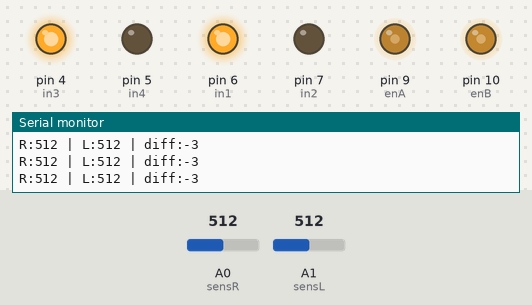
The sketch below on a simulated Arduino Uno, built with avr-gcc and run on an emulated ATmega328P. On the bench: output pins drawn as LEDs (lit = HIGH), the last lines printed to the serial monitor. Inputs (shaded band) come from the test bench; at power-on: A0 (sensR) = 512, A1 (sensL) = 512.

Above: at 1.2 s.
1.3 s: A0 (sensR) set to 536
At 2.1 s:
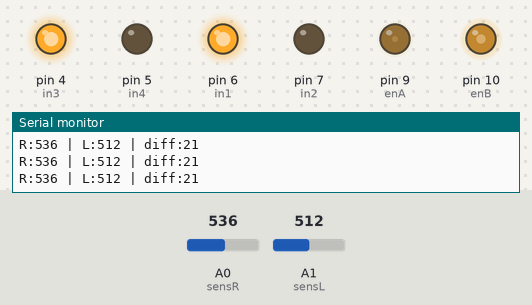
2.8 s: A1 (sensL) set to 534
At 3.5 s:
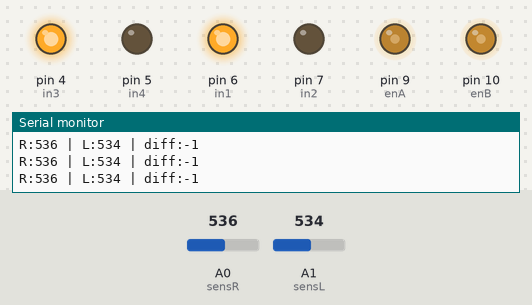
5.8 s: A0 (sensR) set to 0
At 6.7 s:
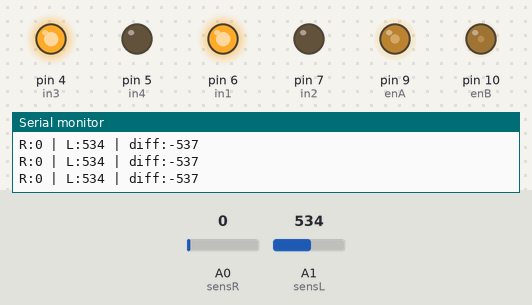
7.3 s: A0 (sensR) set to 716
At 8.2 s:
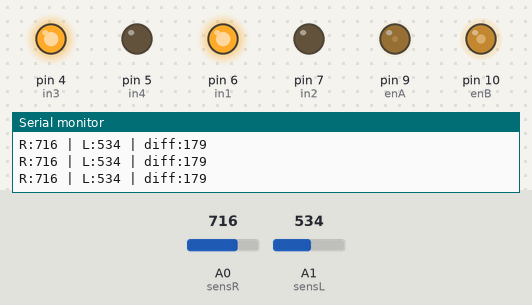
8.8 s: A0 (sensR) set to 511
At 10.0 s:
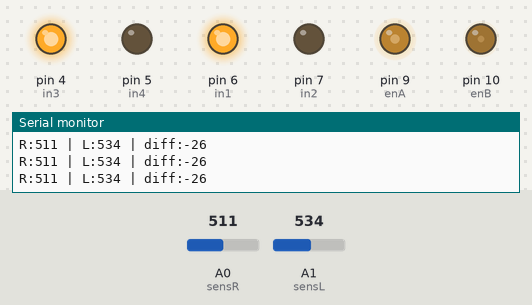
11.8 s: A1 (sensL) set to 511
At 12.3 s:
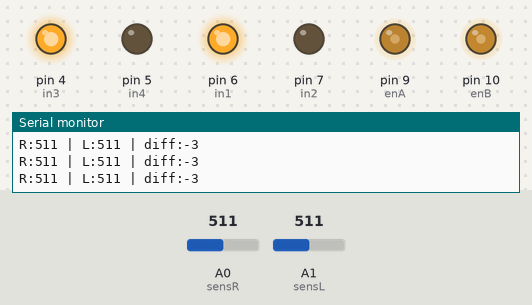
Timing chart, 0 to 14.8 s (numbered marks = the images above; inputs shaded):
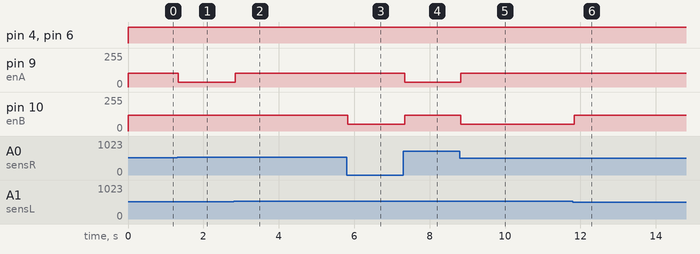

The sketch:

light_seeking.ino
```cpp
/*
 * Arduino 寻光小车
 * Yuanxi HAN
 *
 * 根据课程期末报告 3.1 Light Seeking Program（正文第 20-23 页）整理。
 * 保留原引脚、参数和控制逻辑；补充注释、Arduino.h 与函数声明。
 * 传感器接线须满足：光越强，ADC 读数越小。
 */
#include <Arduino.h>

int enA = 9;
int enB = 10;
int in1 = 6;
int in2 = 7;
int in3 = 4;
int in4 = 5;

int sensR = A0;
int sensL = A1;

const int M = 14;  // 右轮 PWM 加性补偿，用于减小直行偏移。
const int L = -3;  // 传感器补偿；原变量名为 L，实际加在右侧读数上。

int speedBase = 105;
int speedTurn = 35;
int thresh = 13;
int darkThreshold = 900;

void drive(int l, int r);

void setup() {
  pinMode(in1, OUTPUT);
  pinMode(in2, OUTPUT);
  pinMode(in3, OUTPUT);
  pinMode(in4, OUTPUT);
  pinMode(enA, OUTPUT);
  pinMode(enB, OUTPUT);
  Serial.begin(9600);
}

void loop() {
  int valR = analogRead(sensR);
  int valL = analogRead(sensL);

  // 原始读数均严格大于 900 才停车；仅一侧暗不会触发停车。
  if (valR > darkThreshold && valL > darkThreshold) {
    drive(0, 0);
    Serial.print("worring R:");
    Serial.print(valR);
    Serial.print(" | L:");
    Serial.println(valL);
    return;
  }

  int diff = (valR + L) - valL;

  Serial.print("R:");
  Serial.print(valR);
  Serial.print(" | L:");
  Serial.print(valL);
  Serial.print(" | diff:");
  Serial.println(diff);

  int spdL, spdR;

  if (abs(diff) < thresh) {
    // 差值落在死区内，按直行参数输出。
    spdL = speedBase;
    spdR = speedBase + M;
  } else if (diff > 0) {
    // 左侧更亮，降低左轮 PWM，向左侧转弯。
    spdL = speedTurn;
    spdR = speedBase + M;
  } else {
    // 右侧更亮，降低右轮 PWM，向右侧转弯。
    spdL = speedBase;
    spdR = speedTurn + M;
  }

  spdL = constrain(spdL, 0, 255);
  spdR = constrain(spdR, 0, 255);
  drive(spdL, spdR);
}

void drive(int l, int r) {
  analogWrite(enA, l);
  digitalWrite(in1, HIGH);
  digitalWrite(in2, LOW);

  analogWrite(enB, r);
  digitalWrite(in3, HIGH);
  digitalWrite(in4, LOW);
}
```

Measured:
- the behaviour switches between 527 and 528 on A0 (sensR) (found by bisection; images 0 and 1)
- the behaviour switches between 520 and 521 on A1 (sensL) (found by bisection; images 1 and 2)
- after the input at 1.3 s, pin 9 (enA): 105/255 → 35/255 at once
- after the input at 2.8 s, pin 9 (enA): 35/255 → 105/255 at once
- after the input at 5.8 s, pin 10 (enB): 119/255 → 49/255 at once
- after the input at 7.3 s, pin 9 (enA): 105/255 → 35/255 at once; pin 10 (enB): 49/255 → 119/255 at once
- after the input at 8.8 s, pin 9 (enA): 35/255 → 105/255 at once; pin 10 (enB): 119/255 → 49/255 at once
- after the input at 11.8 s, pin 10 (enB): 49/255 → 119/255 at once
